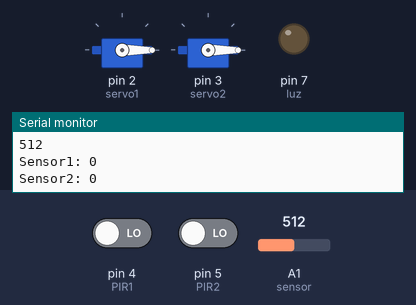
The sketch below on a simulated Arduino Uno, built with avr-gcc and run on an emulated ATmega328P. Shown: 2 × servo, output pins drawn as LEDs (lit = HIGH), the last lines printed to the serial monitor. The inputs (shaded band) are chosen by the test bench; at power-on: A1 (sensor) = 512, pin 4 (PIR1) LOW, pin 5 (PIR2) LOW.

Above: at 2.8 s.
2.9 s: A1 (sensor) set to 107
4.4 s: A1 (sensor) set to 90
At 6.2 s:
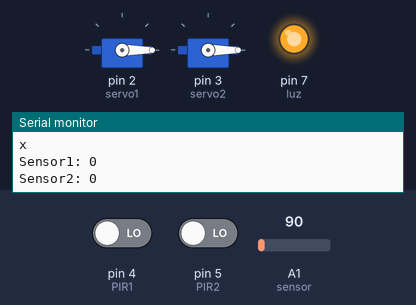
6.5 s: pin 4 (PIR1) driven HIGH
At 8.5 s:
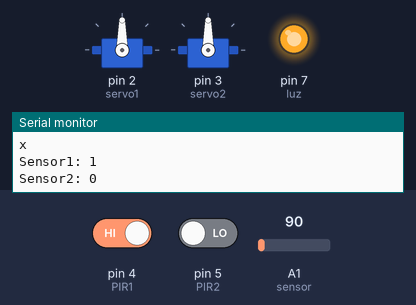
9.5 s: pin 4 (PIR1) driven LOW
At 12.8 s:
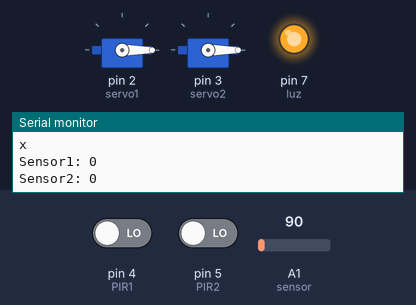
13.5 s: pin 5 (PIR2) driven HIGH
At 16.3 s:
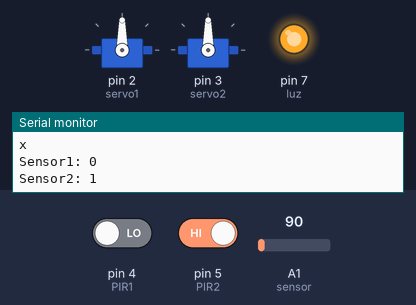
Timing chart, 0 to 17.5 s (numbered marks = the images above; inputs shaded):
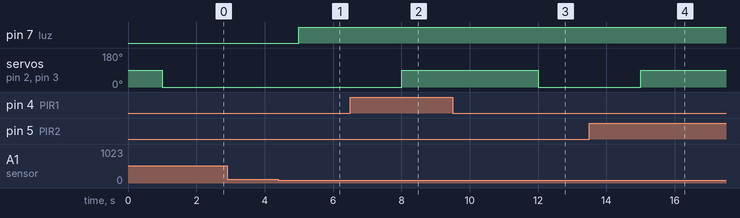

Measured:
- the behaviour switches between 100 and 99 on A1 (sensor) (found by bisection; images 0 and 1)
- after the input at 4.4 s, pin 7 (luz): LOW → HIGH after 0.60 s
- after the input at 6.5 s, servo on pin 2 (servo1), servo on pin 3 (servo2): 0° → 90° after 1.5 s
- after the input at 9.5 s, servo on pin 2 (servo1), servo on pin 3 (servo2): 90° → 0° after 2.5 s
- after the input at 13.5 s, servo on pin 2 (servo1), servo on pin 3 (servo2): 0° → 90° after 1.5 s

The sketch:

codigo.ino
```cpp
#include<Servo.h>

#define PIR1 4
#define PIR2 5
#define sensor A1
#define luz 7

Servo servo1;
Servo servo2;

void setup()
{
  Serial.begin(9600);

  pinMode(PIR1, INPUT);
  pinMode(PIR2, INPUT);
  pinMode(sensor, INPUT);
  pinMode(luz, OUTPUT);

  servo1.attach(2);
  servo2.attach(3);
  //servo1.write(180);
  //servo2.write(0);

}

void loop()
{
  Puertas();
  Iluminacion();
}

void Puertas()
{
  int count = 0;
  int Sensor1 = digitalRead(PIR1);
  int Sensor2 = digitalRead(PIR2);

  Serial.print("Sensor1: ");
  Serial.println(Sensor1);
  Serial.print("Sensor2: ");
  Serial.println(Sensor2);
  delay(1000);

  if (Sensor1 || Sensor2)
  {
    servo1.write(90);
  	servo2.write(90);
    delay(3000);
  }
  else
  {
   	servo1.write(0);
   	servo2.write(0);
  }
}

void Iluminacion()
{
  int ldr = analogRead(sensor);
  Serial.println(ldr);
  if(ldr < 100)
  {
    Serial.println("x");
    digitalWrite(luz, HIGH);
  }
  else
  {
    digitalWrite(luz, LOW);
  }
}
```
